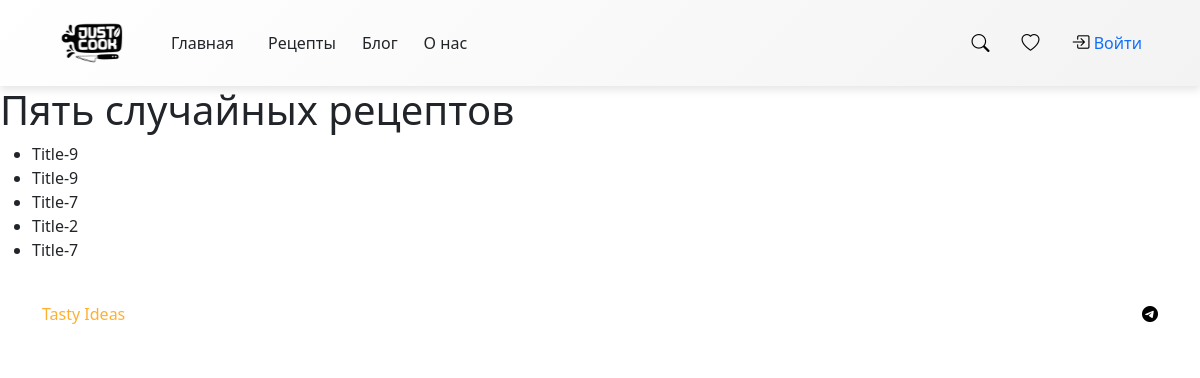
/random_recipes/, run on an earlier commit of the app's database.
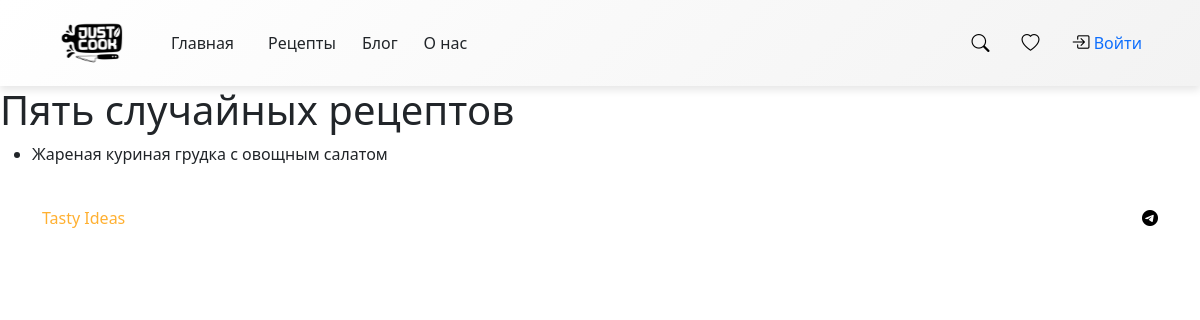
And on a later commit of the database.
### myapp/models.py (models this page shows, shortened)
class Recipe(models.Model):
    title = models.CharField(max_length=100)
    description = models.TextField(max_length=5000)
    cooking_steps = models.TextField(max_length=5000)
    cooking_time = models.IntegerField() # в минутах
    image_of_food = models.ImageField(upload_to='recipes_photos', height_field=None, width_field=None, max_length=None)
    author = models.ForeignKey(User, on_delete=models.CASCADE)
    ingredients = models.TextField(max_length=2500, blank=True)
    date_of_create = models.DateTimeField(auto_now_add=True)

### myapp/views.py (the view)
# urls.py: path('random_recipes/', get_five_random_recipes, name='random_recipes'),
def get_five_random_recipes(request: HttpRequest):
    random_recipes = Recipe.objects.order_by('?')[:5]
    context = {
        'random_recipes': random_recipes
    }
    return render(request, 'myapp/five_random_recipes.html', context)

### myapp/templates/myapp/five_random_recipes.html
{% extends "base.html" %} {% block title %}Пять случайныйх рецептов{% endblock title %}
{% block content %}
<h1>Пять случайных рецептов</h1>
<ul>
	{% for recipe in random_recipes %}
	<li>{{ recipe.title }}</li>
	{% empty %}
	<li>Рецепты не найдены.</li>
	{% endfor %}
</ul>
{% endblock content %}

What changed in the data, as far as the page shows it:
removed Recipe: title "Title-9"
removed Recipe: title "Title-9"
removed Recipe: title "Title-7"
removed Recipe: title "Title-2"
removed Recipe: title "Title-7"
added Recipe: title "Жареная куриная грудка с овощным салатом"
